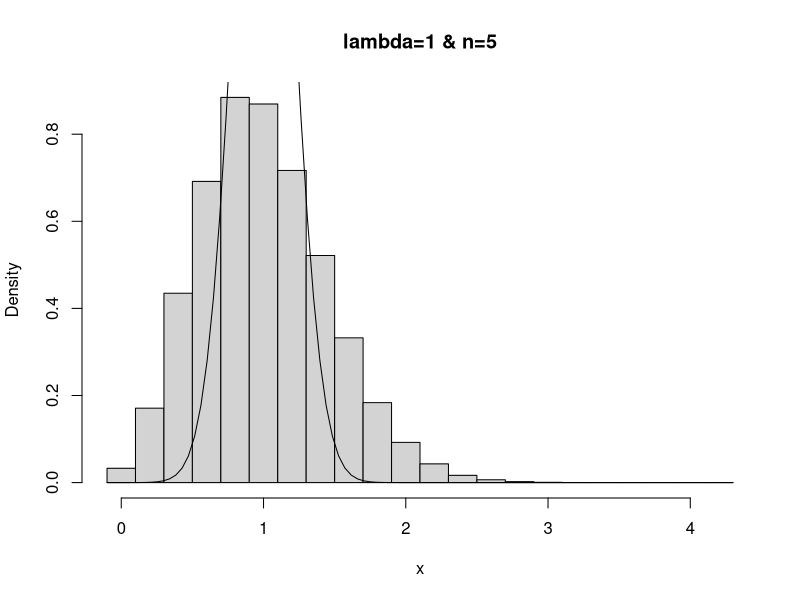
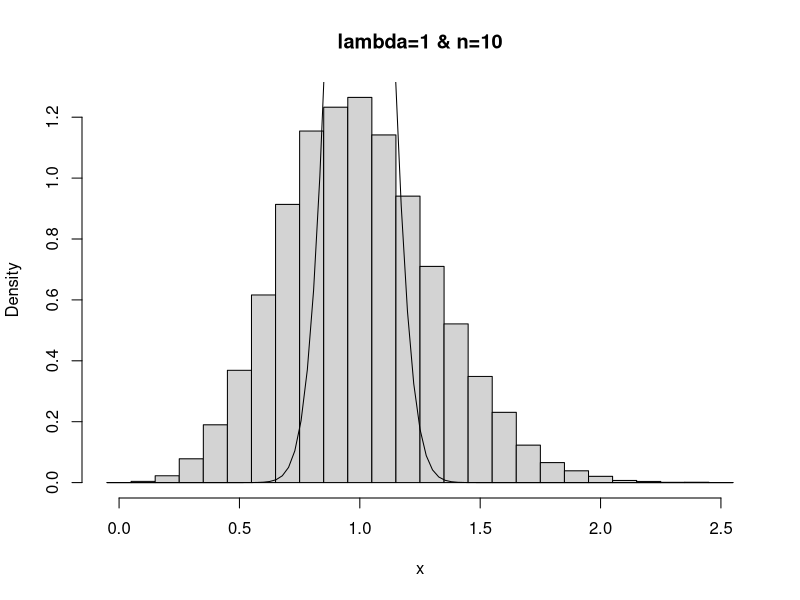
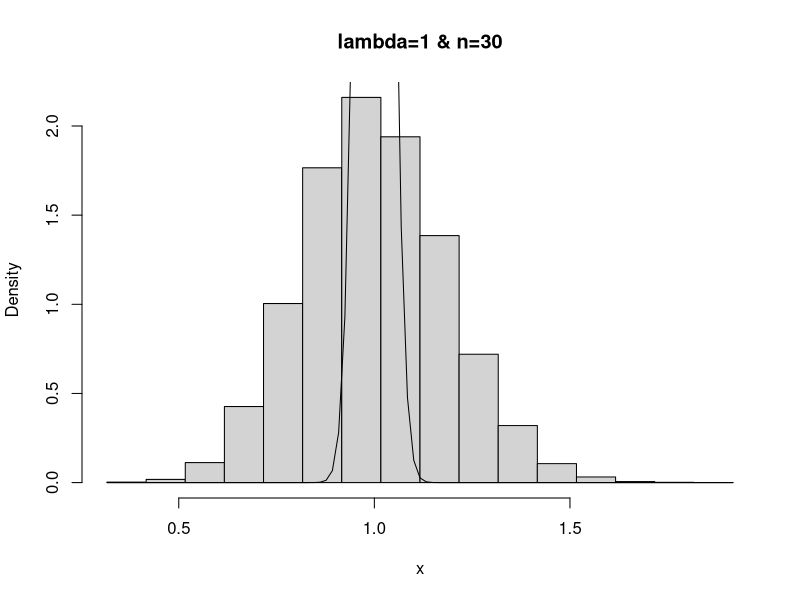
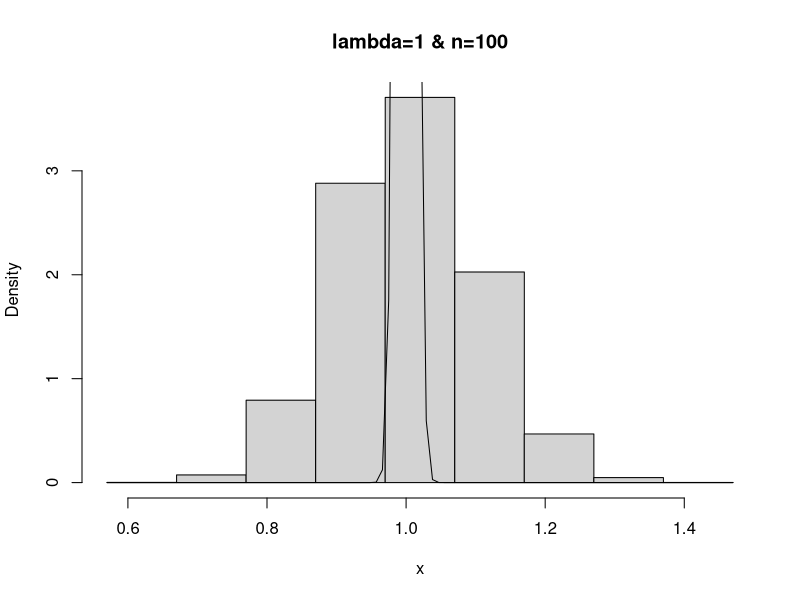
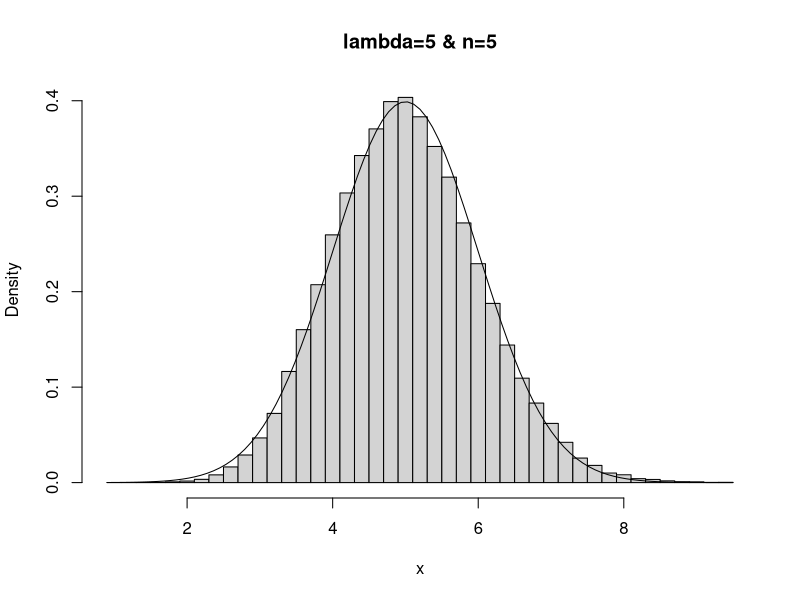
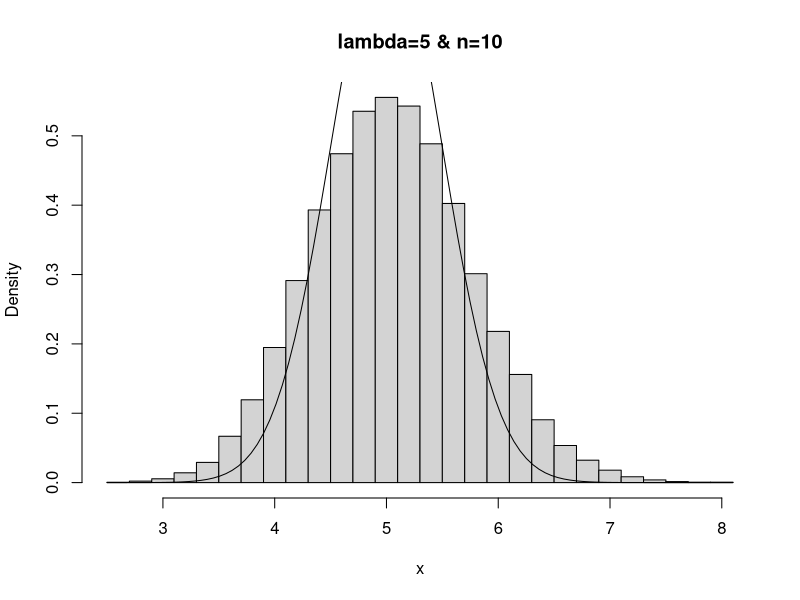
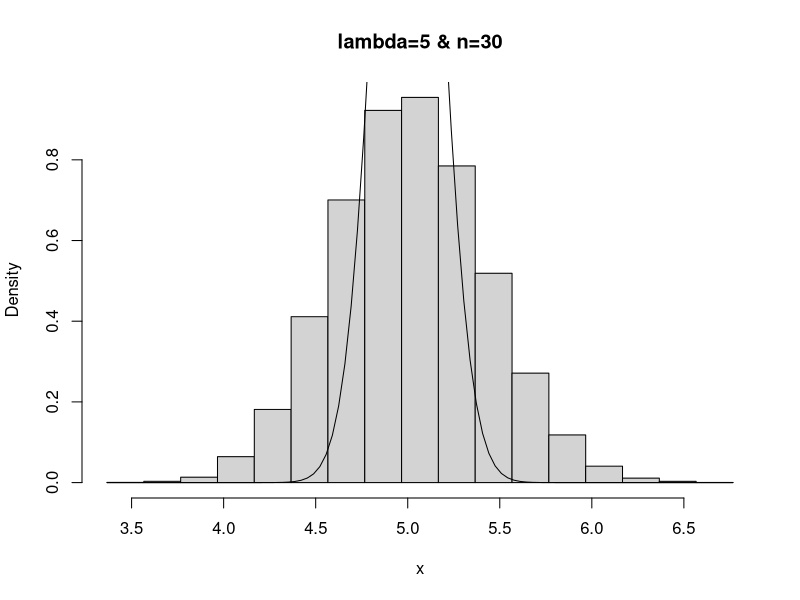
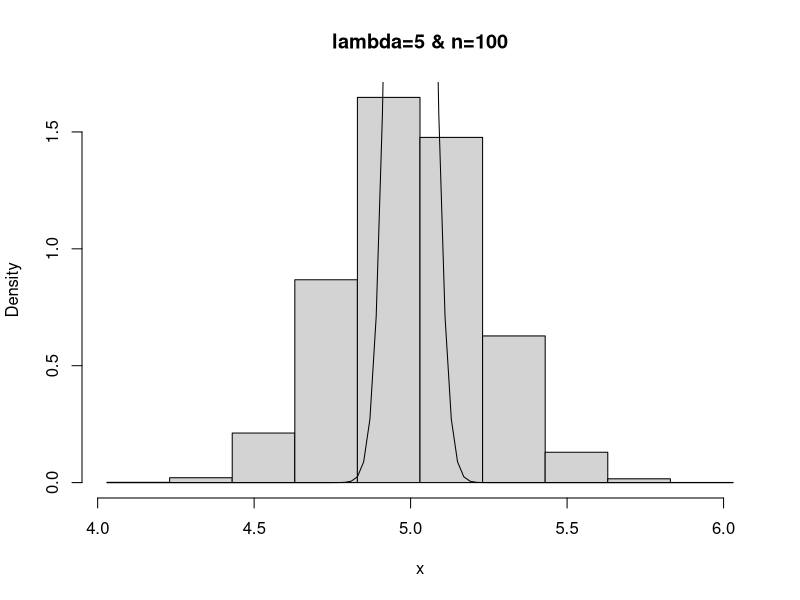

Write the R code that produced these figures, in order. (Note: this script raises an error after producing the figures.)
N<-50000
n<-5
l<-1
x<-colMeans(replicate(N,rpois(n,l)))
hist(x,freq=FALSE,breaks=seq(min(x)-.1,max(x)+.1,.2),right=FALSE,main="lambda=1 & n=5")
curve(dnorm(x, mean=l, sd=l/n),add=TRUE)

N<-50000
n<-10
l<-1
x<-colMeans(replicate(N,rpois(n,l)))
hist(x,freq=FALSE,breaks=seq(min(x)-.05,max(x)+.05,.1),right=FALSE,main="lambda=1 & n=10")
curve(dnorm(x, mean=l, sd=l/n),add=TRUE)

N<-50000
n<-30
l<-1
x<-colMeans(replicate(N,rpois(n,l)))
hist(x,freq=FALSE,breaks=seq(min(x)-.05,max(x)+.05,.1),right=FALSE,main="lambda=1 & n=30")
curve(dnorm(x, mean=l, sd=l/n),add=TRUE)

N<-50000
n<-100
l<-1
x<-colMeans(replicate(N,rpois(n,l)))
hist(x,freq=FALSE,breaks=seq(min(x)-.05,max(x)+.05,.1),right=FALSE,main="lambda=1 & n=100")
curve(dnorm(x, mean=l, sd=l/n),add=TRUE)

N<-50000
n<-5
l<-5
x<-colMeans(replicate(N,rpois(n,l)))
hist(x,freq=FALSE,breaks=seq(min(x)-.1,max(x)+.1,.2),right=FALSE,main="lambda=5 & n=5")
curve(dnorm(x, mean=l, sd=l/n),add=TRUE)

N<-50000
n<-10
l<-5
x<-colMeans(replicate(N,rpois(n,l)))
hist(x,freq=FALSE,breaks=seq(min(x)-.1,max(x)+.1,.2),right=FALSE,main="lambda=5 & n=10")
curve(dnorm(x, mean=l, sd=l/n),add=TRUE)

N<-50000
n<-30
l<-5
x<-colMeans(replicate(N,rpois(n,l)))
hist(x,freq=FALSE,breaks=seq(min(x)-.1,max(x)+.1,.2),right=FALSE,main="lambda=5 & n=30")
curve(dnorm(x, mean=l, sd=l/n),add=TRUE)

N<-50000
n<-100
l<-5
x<-colMeans(replicate(N,rpois(n,l)))
hist(x,freq=FALSE,breaks=seq(min(x)-.1,max(x)+.1,.2),right=FALSE,main="lambda=5 & n=100")
curve(dnorm(x, mean=l, sd=l/n),add=TRUE)

N<-50000
n<-5
l<-25
x<-colMeans(replicate(N,rpois(n,l)))
hist(x,freq=FALSE,breaks=seq(min(x)-.1,max(x)+.1,.2),right=FALSE,main="lambda=25 & n=5")
curve(dnorm(x, mean=l, sd=l/n),add=TRUE)

N<-50000
n<-10
l<-25
x<-colMeans(replicate(N,rpois(n,l)))
hist(x,freq=FALSE,breaks=seq(min(x)-.05,max(x)+.05,.1),right=FALSE,main="lambda=25 & n=10")
curve(dnorm(x, mean=l, sd=l/n),add=TRUE)

N<-50000
n<-30
l<-25
x<-colMeans(replicate(N,rpois(n,l)))
hist(x,freq=FALSE,breaks=seq(min(x)-.05,max(x)+.05,.1),right=FALSE,main="lambda=25 & n=30")
curve(dnorm(x, mean=l, sd=l/n),add=TRUE)

N<-50000
n<-100
l<-25
x<-colMeans(replicate(N,rpois(n,l)))
hist(x,freq=FALSE,breaks=seq(min(x)-.005,max(x)+.005,.01),right=FALSE,main="lambda=25 & n=100")
curve(dnorm(x, mean=l, sd=l/n),add=TRUE,col="blue")
